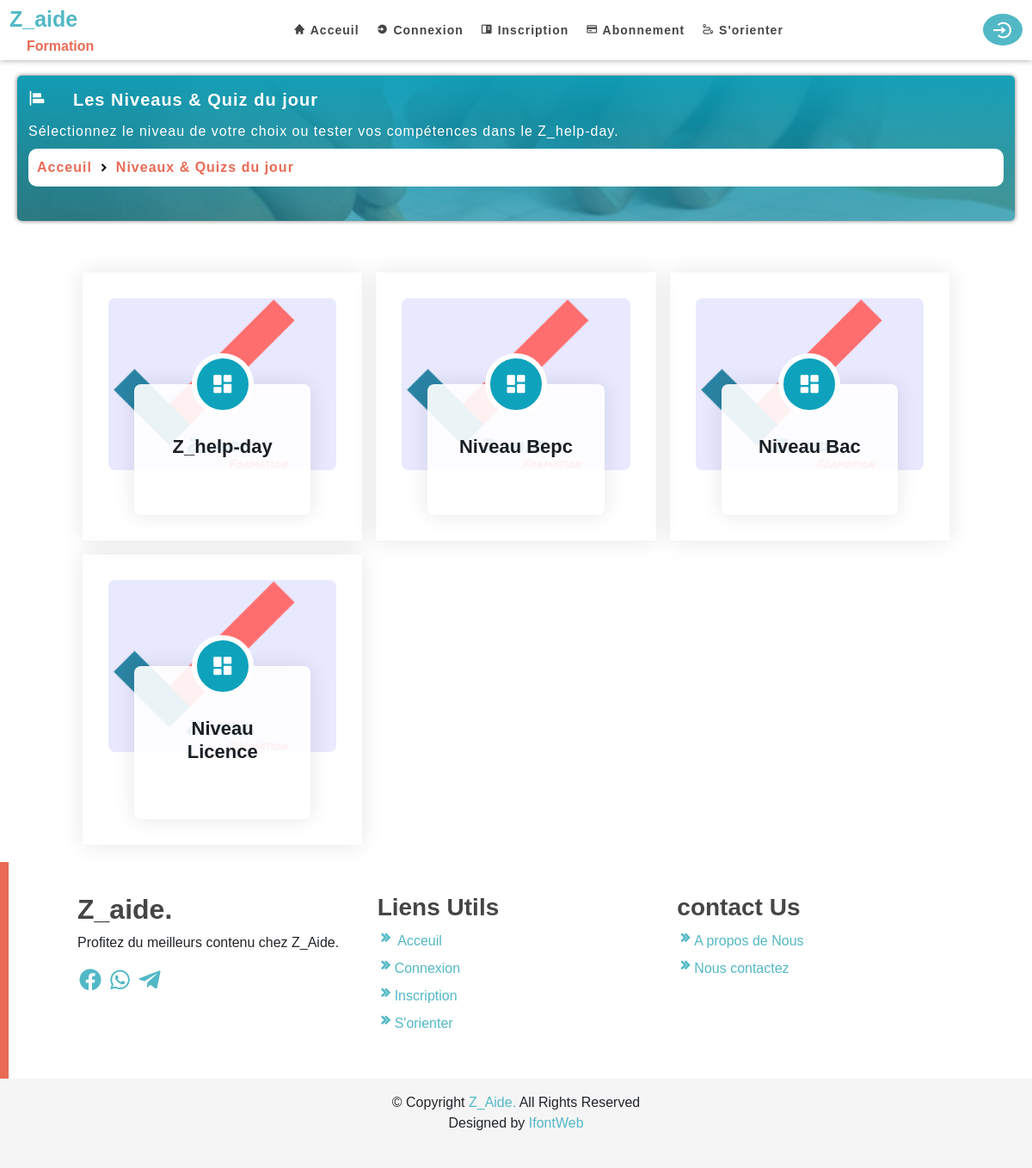
Screenshot of /start/ with the database file from the repository.
### programme/models.py (models this page shows, shortened)
class Niveau(models.Model):
    Nom_niveau=models.CharField(max_length=200,null=True,blank=True)
    image_niveau=models.FileField(upload_to='classe',null=True,blank=True)
    slug=models.SlugField(null=True ,blank=True)

### programme/views.py (the view)
# urls.py: path('',views.niveau,name='niveau'),
def niveau(request):
    niveau=Niveau.objects.all()
    return render(request,'niveau.html',{'niveaus':niveau})

### programme/templates/niveau.html (shortened to what this page needs)
{% extends 'base.html'  %}
{% load static %}
{%  block content  %}
{% include 'nav.html' %}
<section class="First mt-5">
    <div class="second">
        <div class="present">
            <div class="icon">
                <i class="bx bxs-objects-horizontal-left"></i>
            </div>
            <p>Les Niveaus & Quiz du jour </p>
        </div>
        <p>Sélectionnez le niveau de votre choix ou tester vos compétences dans le  Z_help-day.</p>
        <p class="path mt-2">
            <a href="{% url 'connex:home' %}">Acceuil</a>
            <i class="bx bxs-chevron-right"></i>
            <a href="">Niveaux & Quizs du jour</a>
        </p>
    </div>
</section>
<section class="niveau ">
  <div class="level">
    <div class="section-cards A">
        <div class="img">
        </div>
        <div class="detils">
            <div class="icon">
                <i class="bx bxs-dashboard"></i>
            </div>
            {% if user.is_authenticated %}
            <a href="{% url 'Quiz:quiz'  %}" class="link">
                <h3>Z_help-day</h3>
            </a>
            {% else %}
            <a href="" class="link" data-bs-toggle="modal" data-bs-target="#e" >
                <h3>Z_help-day</h3>
            </a>
            {%endif%}
        </div>
    </div>
    {%for niveau in niveaus  %}
      <div class="section-cards A">
          <div class="img">
          </div>
          <div class="detils">
              <div class="icon">
                  <i class="bx bxs-dashboard"></i>
              </div>
              <a href="{% url 'programme:matiere'  int_niveau=niveau.pk  %}" class="link">
                  <h3>{{niveau.Nom_niveau}}</h3>
              </a>
          </div>
      </div>
    {%endfor%}
  </div>
</section>
{% include 'footer.html' %}
{% endblock  %}

### rows the page displays
Niveau: Nom_niveau "Niveau Bepc"
Niveau: Nom_niveau "Niveau Bac"
Niveau: Nom_niveau "Niveau Licence"
